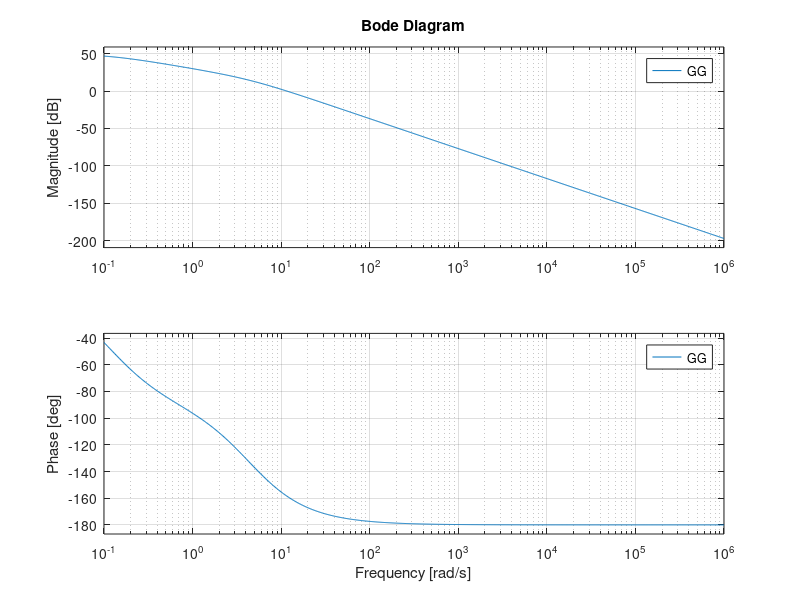

Recreate this plot in MATLAB. (Note: this script raises an error after producing the figure.)
%%%%%%%%%%%%%%%%%%%%%%%%%%%%%%%%%%%%%%%%%%%%%%%%%%%%%%%%%%%%%%%%%%%%%%%%%%%%%%%%%%%%%%%%
% Controllo del motore di un’automobile                                                %
% Bernardini Claudio                                                                   %
% Corsetti Luca                                                                        %
% Straccali Leonardo                                                                   %
%%%%%%%%%%%%%%%%%%%%%%%%%%%%%%%%%%%%%%%%%%%%%%%%%%%%%%%%%%%%%%%%%%%%%%%%%%%%%%%%%%%%%%%%

clear all; close all; clc

%%%%%%%%%%%%%%%%%%%%%%%%%%%%%%%% PARAMETRI DEL PROGETTO %%%%%%%%%%%%%%%%%%%%%%%%%%%%%%%%
gamma_1 = 0.75;
gamma_2 = 0.15;
beta = 1.3;
phi = 0.04;
delta_1 = 3*10^4;
delta_2 = 0.2;
delta_3 = 0.02;
J = 20;
omega_e = 30;
%%%%%%%%%%%%%%%%%%%%%%%%%%%%%%%% PARAMETRI DEL PROGETTO %%%%%%%%%%%%%%%%%%%%%%%%%%%%%%%%

% Dinamica del sistema
% m_dot = gamma_1*(1-cos(beta*theta-phi))-gamma_2*omega*m
% J*omega = delta_1*m-delta_2*omega-delta_3*omega^2

%% LEGENDA DATI
% theta -> angolo di accelerazione
% gamma_1*(1-cos(beta*theta-phi)) -> caratteristica intrinseca della valvola.
% J -> momento d'inerzia
% delta_1*m -> coppia trasmessa all'albero motore
% delta_2*omega -> modella l'attrito nel motore
% delta_3*omega^2 -> descrive la resistenza dell'aria

%% PUNTO 1 - Sistema in forma di stato

x_2e = omega_e;
x_1e = (delta_2 * x_2e + delta_3*x_2e^2) / delta_1;

u_e = (acos(-(gamma_2/gamma_1)*30*8e-4+1)+phi)/beta;

f_1 = gamma_1*(1-cos(beta*u_e-phi))-gamma_2*x_1e*x_2e;
f_2 = 1/J*(delta_1*x_1e-delta_2*x_2e-delta_3*x_2e^2);

%% Sistema linearizzato
% x_dot = A*x + B*u
% y = C*x + D*u

% Definiamo le matrici nel punto di equilibrio trovato [m_e,w_e]=[8e-4,30]
A = [-gamma_2*x_2e, -gamma_2*x_1e;
    delta_1/J    , -delta_2/J-(2*delta_3*x_2e)/J];
B = [beta*gamma_1*sin(beta*u_e-phi); 0];
C = [0, 1];
D = 0;

%% PUNTO 2 - Funzione di trasferimento
s = tf('s');
[NS, DS] = ss2tf(A, B, C, D);
GG = tf(NS, DS);

% oppure facendo i conti..
% sIA = [s+4.5, -1.2*10e-4;
%       -1500 ,  s+0.07];

% cof = [s+0.07  , 1500;
%       1.2*10e-4, s+4.5];
   
% adj = transpose(cof);

% check_N = (C*adj*B);
% check_D = ((s+4.5)*(s+0.07)) - (+1.2*1e-4*-1500);

% G_check = check_N / check_D
GG_poles = pole(GG);

% mostra la funzione di trasferimento e i poli
if 0
    GG
    GG_poles
%    G_check;
%    pole(G_check);
    return;
end

%% Diagramma di Bode di G(s)

% Definizione dell'intervallo di frequenze del diagramma di Bode
omega_plot_min=10e-2;
omega_plot_max=10e5;

figure(1);
bode(GG,{omega_plot_min,omega_plot_max});
grid on, zoom on;

% return;

%% PUNTO 3 - Progetto di un regolatore
% SPECIFICHE
% 1) Errore a regime |e∞|≤e* = 0.01 in risposta a un gradino w(t)=9·1(t) e d(t)=8·1(t)
% 2) Per garantire una certa robustezza del sistema si deve avere un margine di fase Mf ≥ 55°.
% 3) Il sistema può accettare una sovraelongazione percentuale al massimo dell%5% : S% ≤ 5%.
% 4) Il tempo di assestamento all'ε% = 5% deve essere inferiore al valore fissato: Ta,ε = 0.08s.
% 5) Il disturbo sull'uscita d(t), con una banda limitata nel range di pulsazioni [0,0.05], deve essere abbattutto di almeno 55 dB.
% 6) Il rumore di misura n(t), con una banda limitata nel range di pulsazioni [8 · 10^3, 2 · 10^6], deve essere abbattutto di almeno 45 dB.

% PUNTO 1
% ampiezze gradini
WW = 9;
DD = 8;

% errore a regime 
e_star = 0.01;

% PUNTO 2
Mf_spec = 55;

% PUNTO 3 & 4
% Sovraelongazione massima e tempo di assestamento all'5%
s_100_spec = 0.05;
T_al_spec = 0.08;

% PUNTO 5
% attenuazione disturbo sull'uscita
A_d = 55;
omega_d_MAX = 0.05;

% PUNTO 6
% attenuazione disturbo di misura
A_n = 45;
omega_n_MIN = 1e3;
omega_n_MAX = 1e6;

%% Regolatore statico

% valore minimo prescritto per L(0)
% sappiamo che e_inf = (D + W) / (1 + mu)
% mu = mu_s*mu_g dove mu_g è fisso ed è dato da G(s)
% pertanto mu = (D + W) / e_star - 1
% mu = (DD + WW) / e_star - 1;

% per trovaare mu_g è necessario riscrivere G(s) come
% G(s) = mu_g / ((1+T_1s)*(1+T_2s)) dove
% T_1s e T_2s sono i poli trovati sotto forma di costanti di tempo
% T_1s = -1 / GG_poles(1);
% T_2s = -1 / GG_poles(2);

% eguagliando le G(s) trovate possiamo ricavare mu_g
% G(s) = 123.1 / (s^2+4.57s+0.495) = mu_g/((s-4.458)(s-0.111))
% mu_g = 123.1*((s-4.458)(s-0.111))/(s^2+4.57s+0.495)
% mu_g = 123.1 * (s-4.458)*(s-0.111)/(s^2+4.57s+0.495);

mu_s = (DD+WW)/(e_star)-1;

% L(s)=R(s)G(s) -> mu=L(0)=R(0)G(0) -> R(0)=mu/G(0)
% guadagno minimo del regolatore ottenuto come L(0)/G(0)
G_0 = abs(evalfr(GG,0));
RR_s = mu_s / G_0; % RR_s = 5.88

% Sistema esteso
GG_e = RR_s*GG;


%% Diagrammi di Bode di Ge con specifiche

figure(2);
hold on;

% Calcolo specifiche S% => Margine di fase
xi = Mf_spec;
S_100 = 100*exp(-pi*xi/sqrt(1-xi^2))
Mf_spec = xi*100; % Mf_spec = 83

% Grafico dello sovraelongazione percentuale per trovare xi graficamente
if 0
   figure(10)
   xi_plot = 1e-4 : 1e-4 : 1;
   S_100_plot = 100*exp(-pi*xi_plot./sqrt(1-xi_plot.^2));
   plot(xi_plot, S_100_plot, 'MarkerIndices', 10);
   xlabel('Smorzamento (ξ)');
   ylabel('Sovraelongazione percentuale (S%)');
   grid on, zoom on
   return;
end

% Disegna diagrammi di Bode di G_e con i margini di stabilità ed esce
% Impostare a 0 per i diagrammi con le specifiche
% if 1
%     margin(GG_e);
%     grid on, zoom on;
%     return;
% end

% % Specifiche su d
% omega_d_min = 0.0001; % lower bound per il plot
% Bnd_d_x = [omega_d_min; omega_d_MAX; omega_d_MAX; omega_d_min];
% Bnd_d_y = [A_d; A_d; -150; -150];
% patch(Bnd_d_x, Bnd_d_y,'r','FaceAlpha',0.2,'EdgeAlpha',0);

% % Specifiche su n
% Bnd_n_x = [omega_n_min; omega_n_MAX; omega_n_MAX; omega_n_min];
% Bnd_n_y = [-A_n; -A_n; 100; 100];
% patch(Bnd_n_x, Bnd_n_y,'g','FaceAlpha',0.2,'EdgeAlpha',0);

% % Specifiche tempo d'assestamento (minima pulsazione di taglio)
% omega_Ta_min = 1e-4; % lower bound per il plot
% omega_Ta_MAX = 460/(Mf_spec*T_a1_spec); % omega_c >= 460/(Mf*T^*) ~ 3.69
% Bnd_Ta_x = [omega_Ta_min; omega_Ta_MAX; omega_Ta_MAX; omega_Ta_min];
% Bnd_Ta_y = [0; 0; -150; -150];
% patch(Bnd_Ta_x, Bnd_Ta_y,'b','FaceAlpha',0.2,'EdgeAlpha',0);

% % Legenda colori
% Legend_mag = ["A_d"; "A_n"; "\omega_{c,min}"; "G(j\omega)"];
% legend(Legend_mag);

% % Plot Bode con margini di stabilità
% margin(GG_e,{omega_plot_min,omega_plot_max});
% grid on; zoom on;



% % Specifiche sovraelongazione (margine di fase)
% omega_c_min = omega_Ta_MAX;
% omega_c_MAX = omega_n_min;

% phi_spec = Mf_spec - 180;
% phi_low = -270; % lower bound per il plot

% Bnd_Mf_x = [omega_c_min; omega_c_MAX; omega_c_MAX; omega_c_min];
% Bnd_Mf_y = [phi_spec; phi_spec; phi_low; phi_low];
% patch(Bnd_Mf_x, Bnd_Mf_y,'g','FaceAlpha',0.2,'EdgeAlpha',0);
% hold on;

% % Legenda colori
% Legend_arg = ["G(j\omega)"; "M_f"];
% legend(Legend_arg);

% % STOP qui per le specifiche
% if 1
%     return;
% end